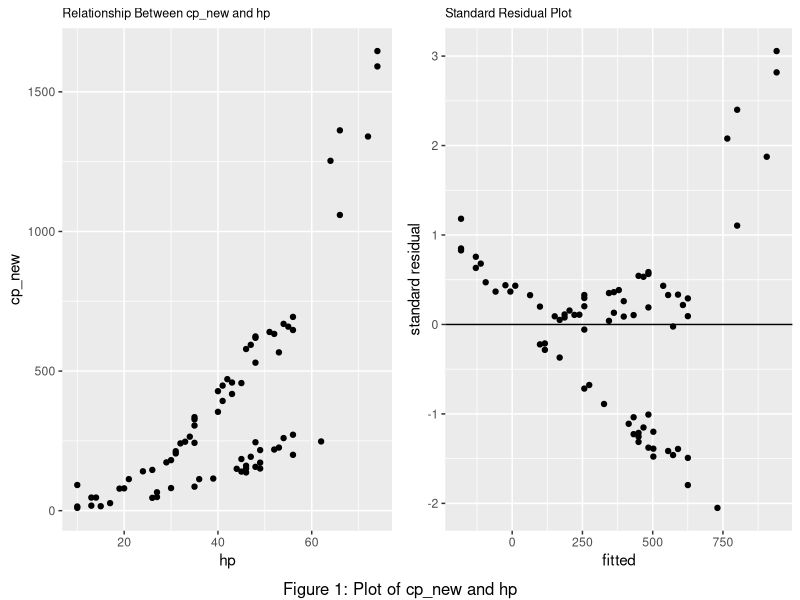
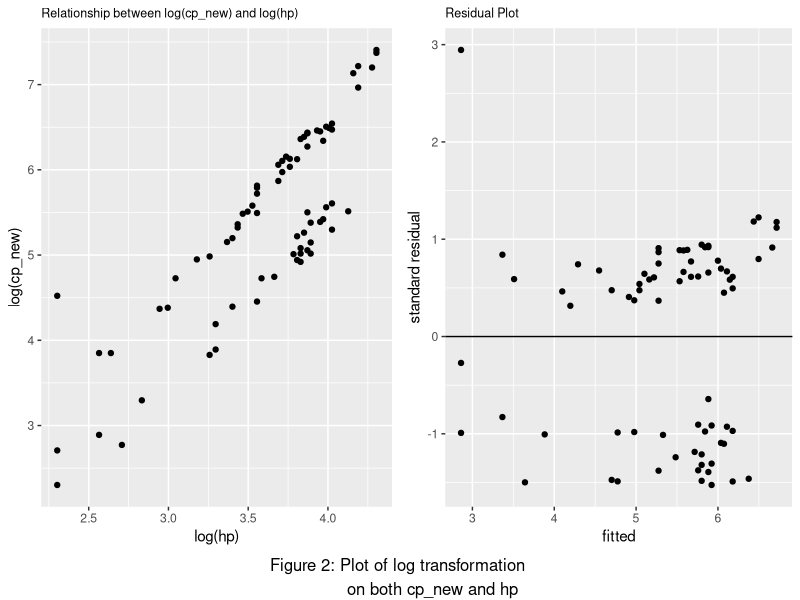

These charts were generated, in order, by the following R code: (Note: this script raises an error after producing the figures.)
## ---- chunk 1
knitr::opts_chunk$set(message=FALSE, warning=FALSE, fig.height=3, fig.width=8, fig.align = "center",tidy.opts=list(width.cutoff=60),tidy=TRUE)
library(dplyr)
library(ggplot2)
library(skimr)
library(broom)
library(readr)
library(gridExtra)
options(digits=3)
pokemon <- read_csv("pokemon.csv")
## ---- chunk 2
pokemon_lm = lm (cp_new~hp,data=pokemon) 
std=augment(pokemon_lm)$.std.resid
fitted=augment(pokemon_lm)$.fitted

#plot
p1 <- ggplot(data=pokemon,aes(x=hp,y=cp_new)) + 
  geom_point() + 
  ggtitle("Relationship Between cp_new and hp") + 
  theme(plot.title = element_text(size = 9))

#residual
p2 <- ggplot(data=pokemon_lm,aes(x=fitted,y=std)) + 
  geom_point()+xlab("fitted") + 
  ylab("standard residual") + 
  geom_hline(yintercept = 0)+ggtitle("Standard Residual Plot") + 
  theme(plot.title = element_text(size = 9))

grid.arrange(p1,p2,nrow=1,ncol=2,bottom="Figure 1: Plot of cp_new and hp")
## ---- chunk 3
pokemon_lm_trans = lm(log(cp_new)~log(hp),data=pokemon) 
std=augment(pokemon_lm_trans)$.std.resid
fitted=augment(pokemon_lm_trans)$.fitted

#plot
p3 <- ggplot(pokemon,aes(x=log(hp),y=log(cp_new))) + 
  geom_point() + 
  ggtitle("Relationship between log(cp_new) and log(hp) ") + 
  theme(plot.title = element_text(size = 9))

#residual
p4 <-ggplot(pokemon_lm_trans,aes(x=fitted,y=std))+geom_point() + 
  xlab("fitted")+ylab("standard residual") + 
  geom_hline(yintercept = 0) + 
  ggtitle("Residual Plot") + 
  theme(plot.title = element_text(size = 9))

grid.arrange(p3,p4,nrow=1,ncol=2,bottom="Figure 2: Plot of log transformation 
             on both cp_new and hp")
## ---- chunk 4
broom::tidy(pokemon_lm_trans,conf.int=TRUE,conf.level=0.95)
## ---- chunk 5
#Unadjusted mean interval and prediction interval
crit_val <- qt(.975,glance(pokemon_lm_trans)$df.resid)
val <- data.frame(hp=c(40))
pred <- augment(pokemon_lm_trans,newdata=val,type.predict = "response")
.se.pred <- sqrt(glance(pokemon_lm_trans)$sigma^2+pred$.se.fit)

  # Calculate Bonferonni, Working-Hotelling stats
  num_int <- 3
  W <- sqrt(2 * qf(p = 0.95, df1 = num_int, df2 = glance(pokemon_lm_trans)$df.resid))
  B <- 1-qt(.975/num_int, glance(pokemon_lm_trans)$df.resid)
  
pred <- pred %>%
  mutate(lower_PI=.fitted-crit_val*.se.pred,
         upper_PI=.fitted+crit_val*.se.pred, 
         lower_CI=.fitted-crit_val*.se.fit,
         upper_CI=.fitted+crit_val*.se.fit, 
         lower_CI_bonf = .fitted-B*.se.fit,
         upper_CI_bonf = .fitted+B*.se.fit,
         lower_CI_WH = .fitted-W*.se.fit,
         upper_CI_WH = .fitted+W*.se.fit) 

#mean intervals over entire range of x
  
pokemon_gl <- glance(pokemon_lm_trans)
pokemon_sig <- dplyr::pull(pokemon_gl, sigma)

pred <- augment(pokemon_lm_trans) %>%
  mutate(.se.pred = sqrt(pokemon_sig^2 + .se.fit^2)) %>%
  mutate(lower_PI=.fitted-crit_val*.se.pred,
         upper_PI=.fitted+crit_val*.se.pred, 
         lower_CI=.fitted-crit_val*.se.fit,
         upper_CI=.fitted+crit_val*.se.fit, 
         lower_CI_bonf = .fitted-B*.se.fit ,
         upper_CI_bonf = .fitted+B*.se.fit,
         lower_CI_WH = .fitted-W*.se.fit,
         upper_CI_WH = .fitted+W*.se.fit) 

#plot with unadjusted, bonferroni, and working-hotelling 
p5 <- ggplot(pred, aes(x=log.hp., y=log.cp_new.)) + 
  geom_point() + 
  stat_smooth(method = "lm", se = TRUE, fill = "darkolivegreen4") +
  geom_ribbon(data = pred, aes(ymin=lower_CI_bonf, ymax=upper_CI_bonf), fill = "darkolivegreen1", alpha = 0.2) + 
  geom_ribbon(data = pred, aes(ymin=lower_CI_WH, ymax=upper_CI_WH), fill = "gray36", alpha = 0.2) +
  ggtitle("Mean Intervals")  + xlab("log(hp)")+ylab("log(cp_new)")+
  theme(plot.title = element_text(size = 9))

#calculate Scheffe stat
S <- sqrt(num_int * qf(p = 0.95, df1 = num_int, df2 = glance(pokemon_lm_trans)$df.resid))

# prediction intervals for response
pred <- pred %>%
  mutate(lower_PI=.fitted-crit_val*.se.pred,
         upper_PI=.fitted+crit_val*.se.pred,
         lower_PI_bonf = .fitted-B*.se.pred,
         upper_PI_bonf = .fitted+B*.se.pred,
         lower_PI_S = .fitted-S*.se.pred,
         upper_PI_S = .fitted+S*.se.pred, 
         lower_CI=.fitted-crit_val*.se.fit,
         upper_CI=.fitted+crit_val*.se.fit, 
         lower_CI_bonf = .fitted-B*.se.fit,
         upper_CI_bonf = .fitted+B*.se.fit,
         lower_CI_WH = .fitted-W*.se.fit,
         upper_CI_WH = .fitted+W*.se.fit)

# prediction intervals over entire range of x
pred <- augment(pokemon_lm_trans) %>%
  mutate(.se.pred = sqrt(pokemon_sig^2 + .se.fit^2)) %>%
  mutate(lower_PI=.fitted-crit_val*.se.pred,
         upper_PI=.fitted+crit_val*.se.pred,
         lower_PI_bonf = .fitted-B*.se.pred,
         upper_PI_bonf = .fitted+B*.se.pred,
         lower_PI_S = .fitted-S*.se.pred,
         upper_PI_S = .fitted+S*.se.pred,
         lower_CI=.fitted-crit_val*.se.fit,
         upper_CI=.fitted+crit_val*.se.fit, 
         lower_CI_bonf = .fitted-B*.se.fit ,
         upper_CI_bonf = .fitted+B*.se.fit,
         lower_CI_WH = .fitted-W*.se.fit,
         upper_CI_WH = .fitted+W*.se.fit) 

#plot with unadjusted, bonferroni, and scheffe
p6 <- ggplot(pred, aes(x=log.hp., y=log.cp_new.)) + 
  geom_point() + 
  stat_smooth(method = "lm", se = FALSE) +
  geom_ribbon(data = pred, aes(ymin=lower_PI, ymax=upper_PI), fill = "darkolivegreen4", alpha = 0.2) + 
  geom_ribbon(data = pred, aes(ymin=lower_PI_bonf, ymax=upper_PI_bonf), fill = "darkolivegreen1", alpha = 0.2) + 
  geom_ribbon(data = pred, aes(ymin=lower_PI_S, ymax=upper_PI_S), fill = "gray36", alpha = 0.2) +
  ggtitle("Prediction Intervals") + xlab("log(hp)")+ylab("log(cp_new)")+
  theme(plot.title = element_text(size = 9))
## ---- chunk 6
grid.arrange(p5,p6,nrow=1,ncol=2,bottom="Figure 3: Plots of Mean Intervals and Prediction Intervals")
## ---- chunk 7
summary(pokemon_lm_trans)$r.squared
